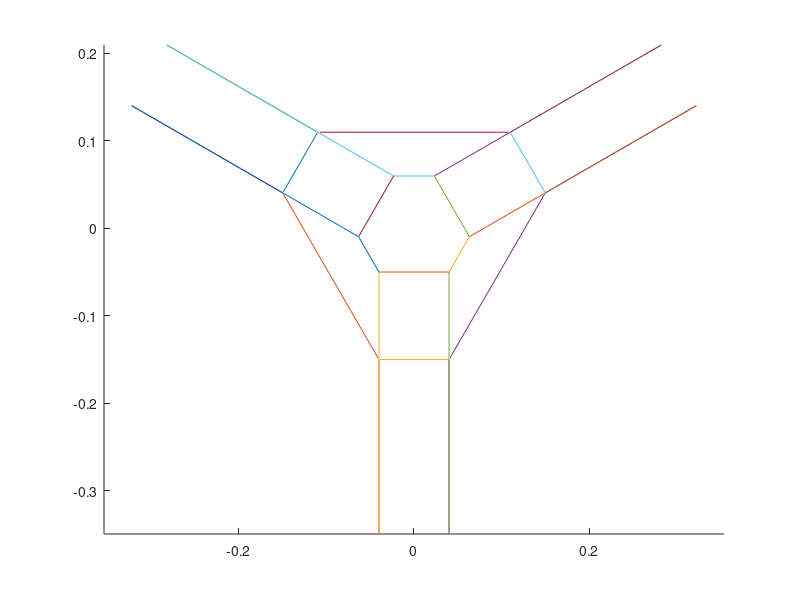

MATLAB code for this plot: (Note: this script raises an error after producing the figure.)
clc
clear
close all

%% inputs

psi = 0.0; %Z' rotation
theta = 0.0; %x' rotation
phi = 00.0; %z'' rotation

x = 0.0;
y = 0.0;
z = 0.2;


rb = 0.15; %base radius
rp = 0.05; %platform radius

sb = 0.04; %base joint offset
sp = 0.04; %platform joint offset

ra = 0.2; %proximal link length
rs = 0.35; %distal link length

%% position kinematics

X = [x y z].';
c30 = cosd(30);
s30 = sind(30);

p_p = [rp * c30 + sp * s30, rp * s30 - sp * c30, 0;
    rp * c30 - sp * s30, rp * s30 + sp * c30, 0
    -rp * c30 + sp * s30, rp * s30 + sp * c30, 0;
    -rp * c30 - sp * s30, rp * s30 - sp * c30, 0;
    -sp, -rp, 0;
    sp, -rp, 0].'; %coordinates of wrist joints

b_w = [rb * c30 + sb * s30, rb * s30 - sb * c30, 0;
    rb * c30 - sb * s30, rb * s30 + sb * c30, 0
    -rb * c30 + sb * s30, rb * s30 + sb * c30, 0;
    -rb * c30 - sb * s30, rb * s30 - sb * c30, 0;
    -sb, -rb, 0;
    sb, -rb, 0].'; %coordinates of shoulder joints

cphi = cosd(phi);
cpsi = cosd(psi);
ctheta = cosd(theta);
sphi = sind(phi);
spsi = sind(psi);
stheta = sind(theta);

Rpsi = [cpsi, -spsi, 0;
        spsi, cpsi, 0;
        0, 0, 1];
    
Rtheta = [1, 0, 0;
          0, ctheta, -stheta;
          0, stheta, ctheta];
      
Rphi = [cphi, 0 sphi;
        0, 1, 0;
        -sphi, 0, cphi];

wRp = Rpsi * Rtheta * Rphi;

%wRp = [cphi * cpsi - ctheta * spsi * sphi, -sphi * cpsi - ctheta * spsi * cphi, stheta * spsi;
%    cphi * spsi + ctheta * cpsi * sphi, -sphi * spsi + ctheta * cpsi * cphi, -stheta * cpsi;
%    sphi * stheta, cphi * stheta, ctheta]; %rotation matrix from xyx to X'Y'Z'

%calculate virtual length L
p_w = zeros(3,6);
L_w = zeros(3,6);

beta = [30, 30, 150, 150, 270, 270];

for i = 1:6
    p_w(:,i) = X + wRp * p_p(:,i);
    L_w(:,i) = p_w(:,i) - b_w(:,i);
    rl(i) = norm(L_w(:,i));
    L = rl(i)^2 - (rs^2 - ra^2);
    M(i) = 2 * ra * p_w(3,i);
    N(i) = 2 * ra * (cosd(beta(i)) * (p_w(1,i) - b_w(1,i)) + sind(beta(i)) * (p_w(2,i) - b_w(2,i)));
    Theta(i,:) = asind(L / sqrt(M(i)^2 + N(i)^2)) - atand(N(i)/M(i));
end

cTheta = cosd(Theta);
sTheta = sind(Theta);

a_w = [ra * c30 * cTheta(1), ra * s30 * cTheta(1), ra * sTheta(1);
     ra * c30 * cTheta(2), ra * s30 * cTheta(2), ra * sTheta(2);
     -ra * c30 * cTheta(3), ra * s30 * cTheta(3), ra * sTheta(3);
     -ra * c30 * cTheta(4), ra * s30 * cTheta(4), ra * sTheta(4);
     0, -ra * cTheta(5), ra * sTheta(5);
     0, -ra * cTheta(6), ra * sTheta(6)].' + b_w;

%% plot
figure
hold on
axis equal
for i = 1:6 
    plot3([a_w(1,i),b_w(1,i)], [a_w(2,i),b_w(2,i)], [a_w(3,i),b_w(3,i)])
    plot3([a_w(1,i),p_w(1,i)], [a_w(2,i),p_w(2,i)], [a_w(3,i),p_w(3,i)])
end
plot3([b_w(1,1),b_w(1,2)], [b_w(2,1),b_w(2,2)], [b_w(3,1),b_w(3,2)])
plot3([b_w(1,2),b_w(1,3)], [b_w(2,2),b_w(2,3)], [b_w(3,2),b_w(3,3)])
plot3([b_w(1,3),b_w(1,4)], [b_w(2,3),b_w(2,4)], [b_w(3,3),b_w(3,4)])
plot3([b_w(1,4),b_w(1,5)], [b_w(2,4),b_w(2,5)], [b_w(3,4),b_w(3,5)])
plot3([b_w(1,5),b_w(1,6)], [b_w(2,5),b_w(2,6)], [b_w(3,5),b_w(3,6)])
plot3([b_w(1,6),b_w(1,1)], [b_w(2,6),b_w(2,1)], [b_w(3,6),b_w(3,1)])

%plot3(b_w(1,3),b_w(2,3),b_w(3,3),'x')

plot3([p_w(1,1),p_w(1,2)], [p_w(2,1),p_w(2,2)], [p_w(3,1),p_w(3,2)])
plot3([p_w(1,2),p_w(1,3)], [p_w(2,2),p_w(2,3)], [p_w(3,2),p_w(3,3)])
plot3([p_w(1,3),p_w(1,4)], [p_w(2,3),p_w(2,4)], [p_w(3,3),p_w(3,4)])
plot3([p_w(1,4),p_w(1,5)], [p_w(2,4),p_w(2,5)], [p_w(3,4),p_w(3,5)])
plot3([p_w(1,5),p_w(1,6)], [p_w(2,5),p_w(2,6)], [p_w(3,5),p_w(3,6)])
plot3([p_w(1,6),p_w(1,1)], [p_w(2,6),p_w(2,1)], [p_w(3,6),p_w(3,1)])


%% velocity kinematics

theta = theta - 90;

cphi = cosd(phi);
cpsi = cosd(psi);
ctheta = cosd(theta);
sphi = sind(phi);
spsi = sind(psi);
stheta = sind(theta);

q_dot = [x_dot, y_dot, z_dot, psi_dot, theta_dot, phi_dot].';

n =  zeros(3,6);
J1_inv = zeros(6,6);

n = L_w ./ vecnorm(L_w);

for i = 1:6
    J1_inv(i,:) = [n(:,i).', (wRp * cross(p_p(:,i), n(:,i))).'];
end

omega = [0, cpsi, spsi * stheta;
            0, spsi, -cpsi * stheta;
            1, 0, ctheta];

J2_inv = [eye(3,3), zeros(3,3);
        zeros(3,3), omega];

L_w_dot = J1_inv * J2_inv * q_dot;

Theta_dot = L_w_dot ./ (M .* cosd(Theta) - N .* sind(Theta)).'